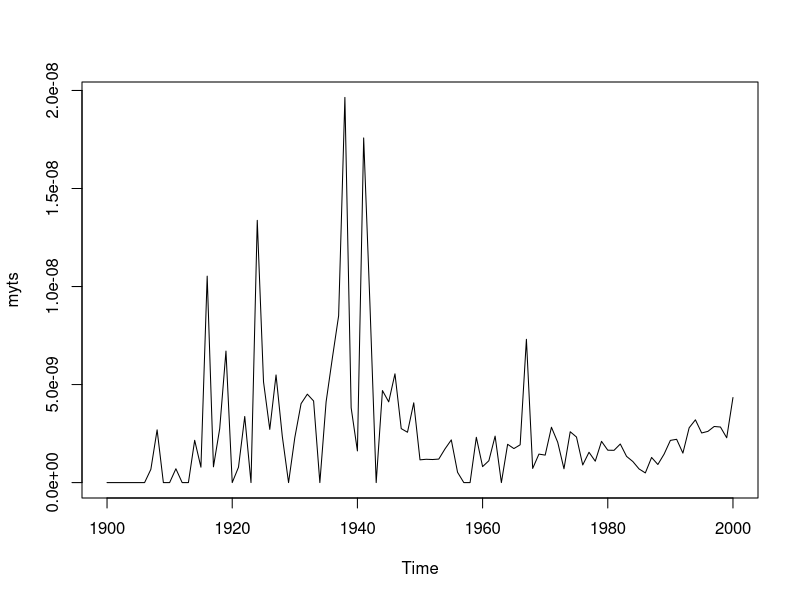

Write R code to recreate this figure. (Note: this script raises an error after producing the figure.)
library('KernSmooth')

v <- c(0.0, 0.0, 0.0, 0.0, 0.0, 0.0, 0.0, 6.75992761767219e-10, 2.6898412386344717e-09, 0.0, 0.0, 7.05148273105749e-10, 0.0, 0.0, 2.15676076997795e-09, 7.86069154212754e-10, 1.0530158078836394e-08, 8.05010003102069e-10, 2.750184524558108e-09, 6.70825084370108e-09, 0.0, 7.831103543409768e-10, 3.3711879954267943e-09, 0.0, 1.3376082463878447e-08, 5.1371777942677e-09, 2.7137407876409725e-09, 5.488800525199622e-09, 2.3588215825043335e-09, 0.0, 2.297882772950288e-09, 4.0264418466051666e-09, 4.509577600231296e-09, 4.163419387026579e-09, 0.0, 4.119892427212335e-09, 6.3566565344785886e-09, 8.508320270550485e-09, 1.964633256079651e-08, 3.816146953994348e-09, 1.6158185900394528e-09, 1.7579219857566386e-08, 9.113046317565932e-09, 0.0, 4.693678778977528e-09, 4.117363783251449e-09, 5.547278192352678e-09, 2.7532935931162683e-09, 2.5676545334363254e-09, 4.069465209255441e-09, 1.1604386340735573e-09, 1.1896278406808847e-09, 1.176486685849909e-09, 1.1991960757740117e-09, 1.7211456704302464e-09, 2.1776846992338506e-09, 5.247626777560299e-10, 0.0, 0.0, 2.3102715296374754e-09, 8.147825192317271e-10, 1.1145626643838114e-09, 2.369873186580662e-09, 0.0, 1.9535804085535347e-09, 1.735336985220215e-09, 1.927556558811716e-09, 7.308098570746324e-09, 7.218641240314128e-10, 1.4529188963052775e-09, 1.4018888272460117e-09, 2.822707845240302e-09, 2.0576063075594675e-09, 7.053182482508191e-10, 2.593494530245266e-09, 2.323692571692959e-09, 8.988535471488035e-10, 1.546565875365502e-09, 1.091439050249221e-09, 2.10411466028404e-09, 1.6525671941991504e-09, 1.6463121976784123e-09, 1.968059271106881e-09, 1.3374278351463431e-09, 1.0758712809533222e-09, 6.953358444583557e-10, 4.928406016624365e-10, 1.2826857354042431e-09, 9.224092600845779e-10, 1.453305253917847e-09, 2.1524351190294055e-09, 2.2081922956829203e-09, 1.503659197155116e-09, 2.795319975490429e-09, 3.2015656792339087e-09, 2.530552434265587e-09, 2.612969396409426e-09, 2.861999526260206e-09, 2.8343078994907955e-09, 2.2857795656250346e-09, 4.338205350506996e-09)
myts <- ts(v, start=1900, end=2000, frequency=1) 

Data <- data.frame(year=time(myts),  Y=as.matrix(myts))

model.l = loess(Y ~ year,
                data = Data,
                span = 0.75,        ### higher numbers for smoother fits
                degree=2,           ### use polynomials of order 2
                family="gaussian")  ### the default, use least squares to fit

summary(model.l)


smoothed <- predict(model.l)

plot(myts)

plot(x, y)
h <- dpill(x, y)
fit <- locpoly(x, y, bandwidth = h)
lines(fit)

#lines(smoothed, x=Data$year, col="red")

plotPredy(data  = Data,
          x     = year,
          y     = Y,
          model = model.l,
          xlab  = "Year",
          ylab  = "Words")
